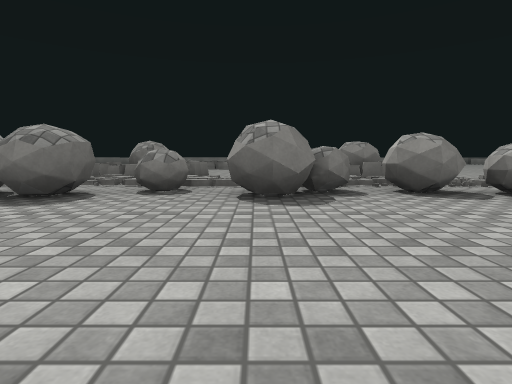
view 1 (above)

24 first-person views from a walk through a Unity game level. The camera is 0.4 m above the floor, tilts 6° down and sees 80° across. The floor is counted in squares, 1 m on a side. Each view is taken from the middle of a square. On the plan, view 1 faces up. The plan holds only what a view shows up to about 9 squares ahead; the rest is blank. The place goes on beyond the plan. Surface patterns are stand-ins for the level's own textures.

view 2
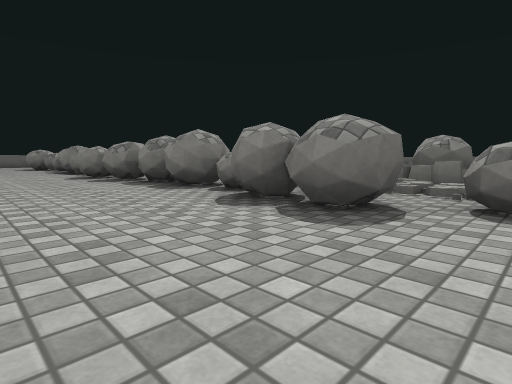

view 3
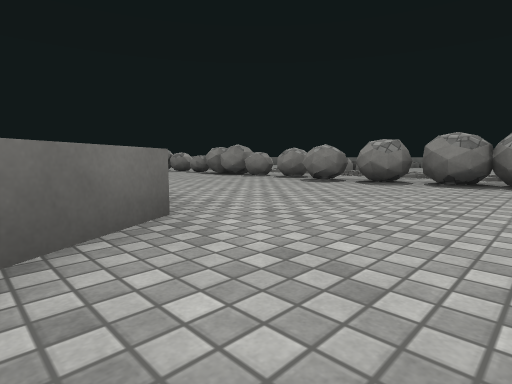

view 4
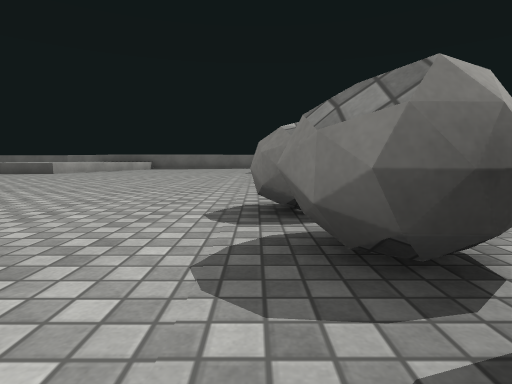

view 5
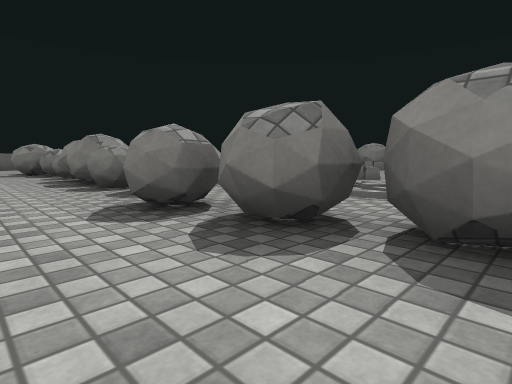

view 6
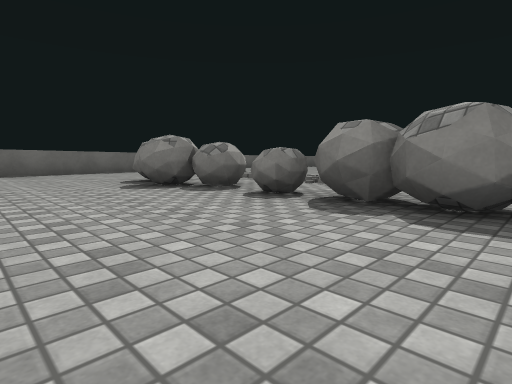

view 7
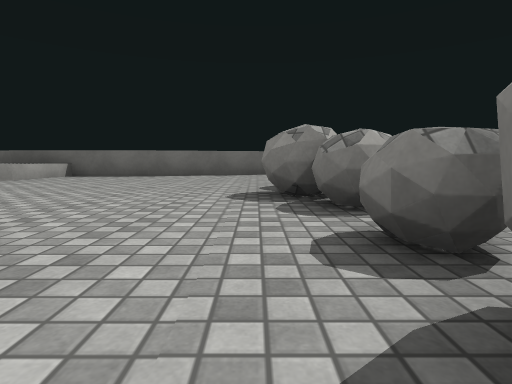

view 8
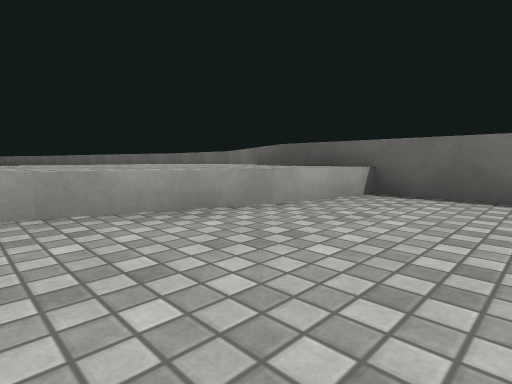

view 9
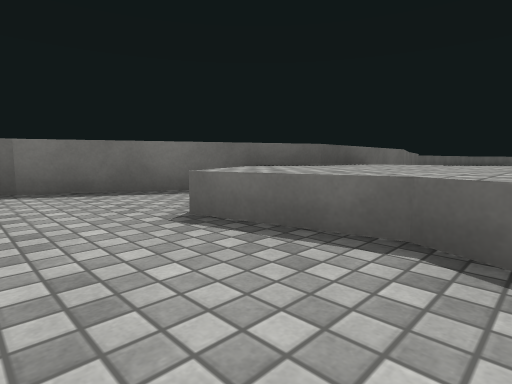

view 10
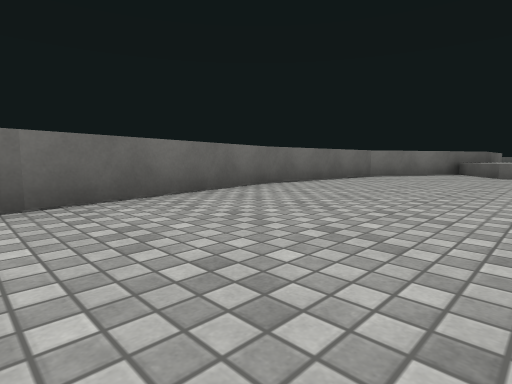

view 11
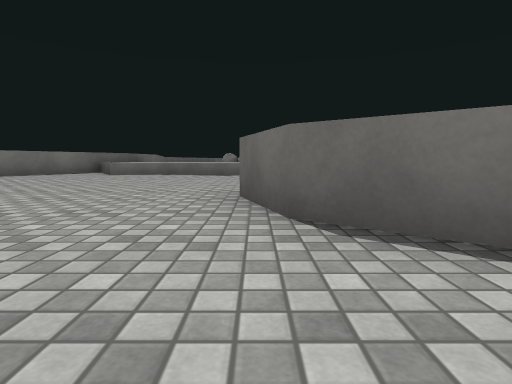

view 12
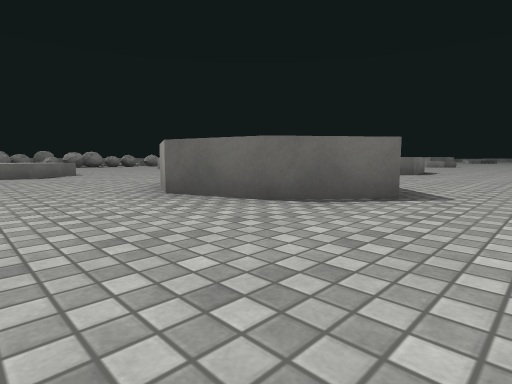

view 13
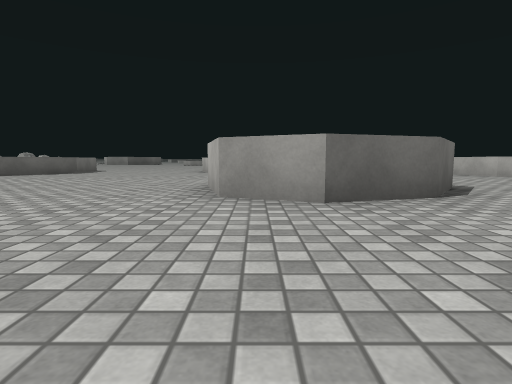

view 14
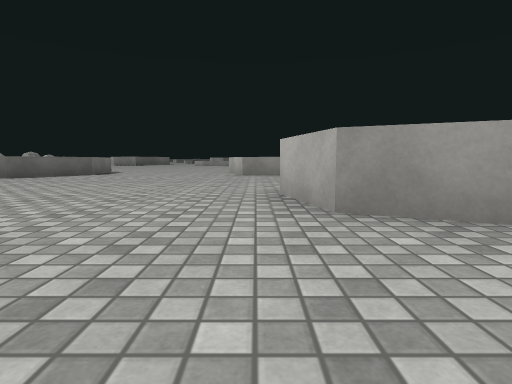

view 15
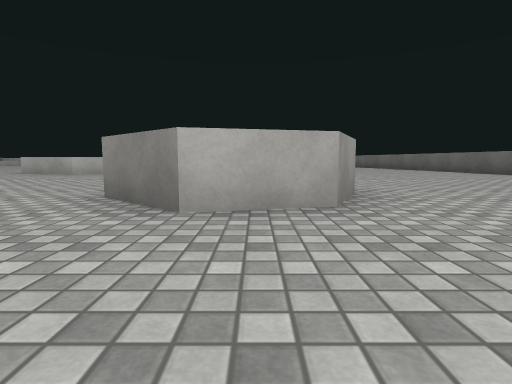

view 16
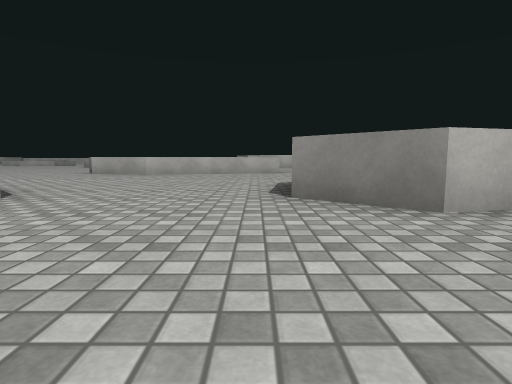

view 17
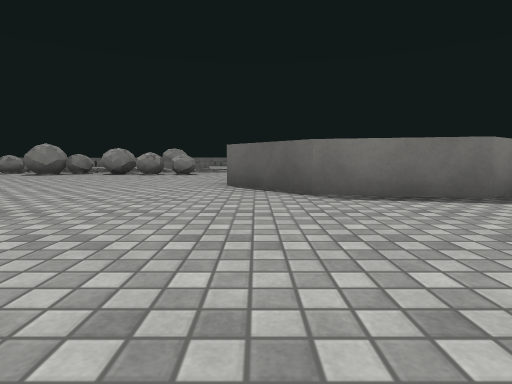

view 18
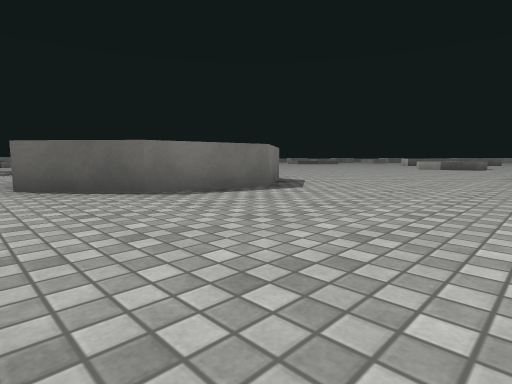

view 19
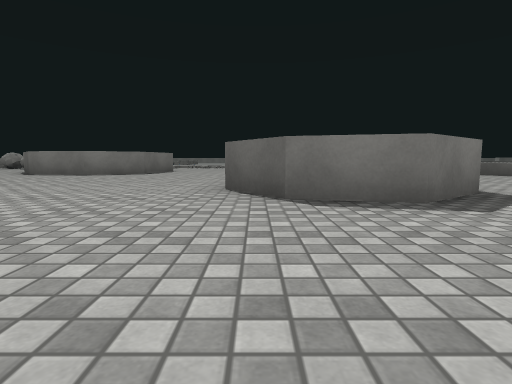

view 20
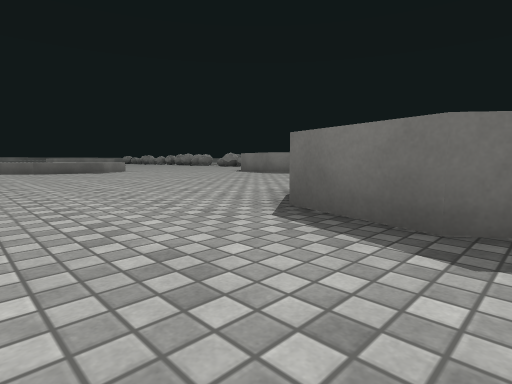

view 21
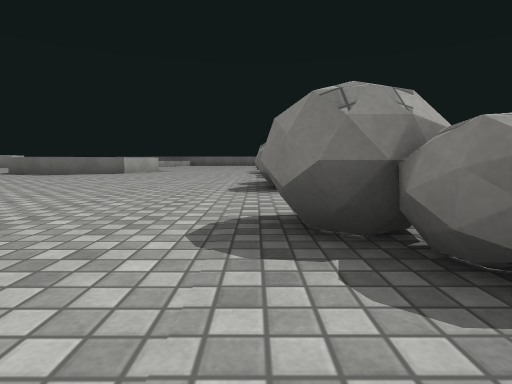

view 22
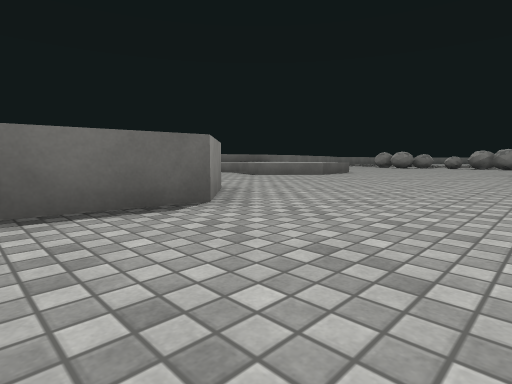

view 23
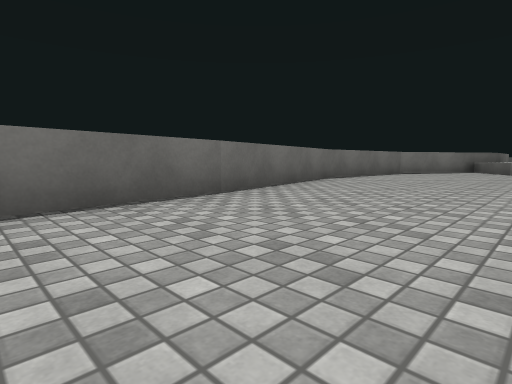

view 24
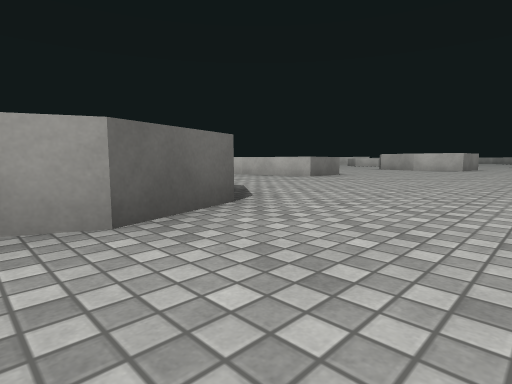

### Floor plan
Key: @ floor where view 1 was taken; # wall or solid block; x gap in a wall; . floor; / step, stairs or slope; ^ raised ledge; O other object.
Columns run from 22 left of view 1 to 15 right of it. Each row starts with its distance up from view 1.
  9                    ^
  8                   ^OO.  OO
  7                    ^^.  ^^
  6                    ///
  5      .../// /.../  /#x  ///
  4  #....##.############^#^###
  3  #............#....##....##..
  2  ##..........................
  1   #.........................
  0   #...................@ ....#    ..
 -1   #.........^ ^^.....   .....^^^....
 -2   ^^^.......   ^...      ............
 -3   ^^^^^^....^  ^..        ............
 -4  ##^^^^^.....^^^           ...........
 -5  #.^^^^^.......            ........
 -6 #.....^........            ^.......###
 -7 #..............           ^.........##
 -8 #..............           ^...........
 -9 #............^^                 ......
-10 #......###...^                     .
-11 #......###....^^
-12 #.......##......
-13 #................
-14  #...............
-15  #...............
-16  #........^^^^^^.

Positions as (right, up) in squares from view 1, and headings:
1: (0, 0), facing up
2: (-1, 1), facing up-left
3: (-5, -2), facing up-left
4: (-6, 3), facing left
5: (-6, 2), facing up-left
6: (-11, 1), facing up-left
7: (-12, 3), facing left
8: (-16, 0), facing down-left
9: (-17, -7), facing up-left
10: (-18, -14), facing up-left
11: (-15, -14), facing up
12: (-17, -14), facing up-right
13: (-18, -10), facing right
14: (-17, -9), facing right
15: (-14, -7), facing down
16: (-12, -7), facing down
17: (6, -5), facing up
18: (5, -5), facing up-right
19: (13, -10), facing up
20: (15, -9), facing up-left
21: (2, 3), facing left
22: (-10, -12), facing up-left
23: (-18, -16), facing up-left
24: (-17, -10), facing down-right
